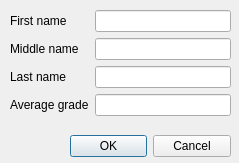
<?xml version="1.0" encoding="UTF-8"?>
<ui version="4.0">
 <class>DialogNewStudent</class>
 <widget class="QDialog" name="DialogNewStudent">
  <property name="geometry">
   <rect>
    <x>0</x>
    <y>0</y>
    <width>239</width>
    <height>163</height>
   </rect>
  </property>
  <property name="windowTitle">
   <string>Adding student</string>
  </property>
  <widget class="QDialogButtonBox" name="buttonBox">
   <property name="geometry">
    <rect>
     <x>70</x>
     <y>130</y>
     <width>161</width>
     <height>32</height>
    </rect>
   </property>
   <property name="orientation">
    <enum>Qt::Horizontal</enum>
   </property>
   <property name="standardButtons">
    <set>QDialogButtonBox::Cancel|QDialogButtonBox::Ok</set>
   </property>
  </widget>
  <widget class="QWidget" name="formLayoutWidget">
   <property name="geometry">
    <rect>
     <x>10</x>
     <y>10</y>
     <width>221</width>
     <height>111</height>
    </rect>
   </property>
   <layout class="QFormLayout" name="formLayout">
    <item row="0" column="0">
     <widget class="QLabel" name="label">
      <property name="text">
       <string>First name</string>
      </property>
     </widget>
    </item>
    <item row="0" column="1">
     <widget class="QLineEdit" name="lineEdit"/>
    </item>
    <item row="1" column="0">
     <widget class="QLabel" name="label_2">
      <property name="text">
       <string>Middle name</string>
      </property>
     </widget>
    </item>
    <item row="1" column="1">
     <widget class="QLineEdit" name="lineEdit_2"/>
    </item>
    <item row="2" column="0">
     <widget class="QLabel" name="label_3">
      <property name="text">
       <string>Last name</string>
      </property>
     </widget>
    </item>
    <item row="2" column="1">
     <widget class="QLineEdit" name="lineEdit_3"/>
    </item>
    <item row="3" column="0">
     <widget class="QLabel" name="label_4">
      <property name="text">
       <string>Average grade</string>
      </property>
     </widget>
    </item>
    <item row="3" column="1">
     <widget class="QLineEdit" name="lineEdit_4"/>
    </item>
   </layout>
  </widget>
 </widget>
 <resources/>
 <connections>
  <connection>
   <sender>buttonBox</sender>
   <signal>accepted()</signal>
   <receiver>DialogNewStudent</receiver>
   <slot>accept()</slot>
   <hints>
    <hint type="sourcelabel">
     <x>248</x>
     <y>254</y>
    </hint>
    <hint type="destinationlabel">
     <x>157</x>
     <y>274</y>
    </hint>
   </hints>
  </connection>
  <connection>
   <sender>buttonBox</sender>
   <signal>rejected()</signal>
   <receiver>DialogNewStudent</receiver>
   <slot>reject()</slot>
   <hints>
    <hint type="sourcelabel">
     <x>316</x>
     <y>260</y>
    </hint>
    <hint type="destinationlabel">
     <x>286</x>
     <y>274</y>
    </hint>
   </hints>
  </connection>
 </connections>
</ui>
